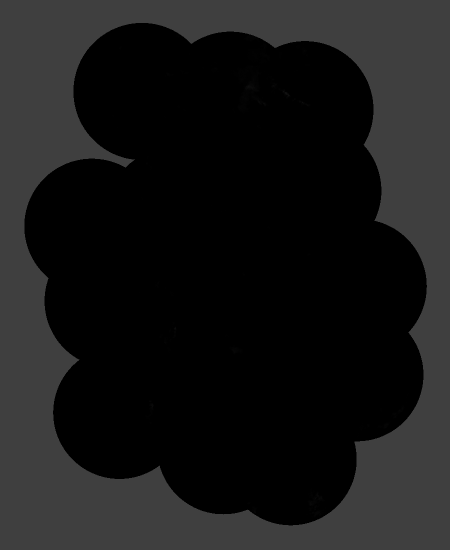
#> input picture opticFlow/PNG/scaled_1705140020.png, 900 x 1100 px (shown at 1/2 size)
$ jupyter execute --allow-errors opticFlow.ipynb   (shell and % lines are left out)
#> lines starting #> are read from the running program, lines starting #| are printed output that depends on the picture; after the words box and inside, x2 and y2 are one past the last pixel; in counts of white or black regions, pixels touching at a corner belong together
[cell 1]
from PIL import ImageFont, ImageDraw, Image
import os
import numpy as np
import matplotlib.pyplot as plt
from matplotlib import cm
from matplotlib.pyplot import figure
import cv2 as cv

[cell 2]
def max_contrast(img):

    """

        maximize contrast of images
        also deleting "edges"

    """

    img[img == img[0,0]] = 0

    mi,ma = img.min(),img.max()
    if ma == 0:
        return img

    img -= mi
    img[img == ma -mi] = 0
    ma = img.max()
    img = np.array(((img / ma) * 255),dtype='uint8')
    return img

def binary(img,threshold=5):
    img[img > threshold ] = 255
    img[img <= threshold] = 0
    return img

[cell 3]
path = "PNG"

"""

        Plot difference between two images

"""

fig, axes = plt.subplots(1, 3, figsize=(10, 10),dpi=100, sharex=False, sharey=True)
#> (the rest of this cell did not finish here and is left out)

[cell 4]
def get_files(pwd,pattern=""):

    """

        Read all files from path which match a pattern and return a list with the names

    """
#> called with pwd = 'PNG', pattern = 'scaled_17051.*'

    import re
    files = []
#> files = []
    for file in os.listdir(pwd):
        matches = re.search(pattern, file)
        if matches:
            files.append(matches[0])
    files.sort()
    return files

files = get_files(path,pattern="scaled_17051.*")
#> files = ['scaled_1705140020.png', 'scaled_1705140035.png', 'scaled_1705140040.png']

def show_series(function):

    """

        shows a series of images,
        function should return images

    """

    windowname = 'OpenCvFrame'
    cv.namedWindow(windowname)
    cv.moveWindow(windowname,2600,40)
    ret = True

    while(ret):
        for file in files:
            frame = function(file)
            cv.imshow(windowname, frame)

            if cv.waitKey(25) & 0XFF == ord('q'):
                ret = False
                break
#> this loop made 1 pass; (key q is pressed on pass 1)
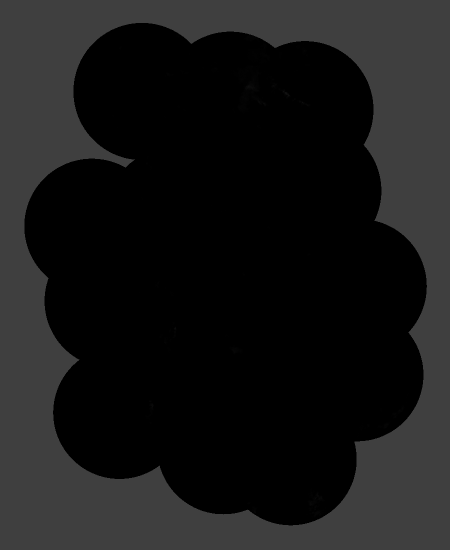
#> input picture opticFlow/PNG/scaled_1705140020.png, 900 x 1100 px (shown at 1/2 size)
#> pass 1, in max_contrast, `img -= mi`:
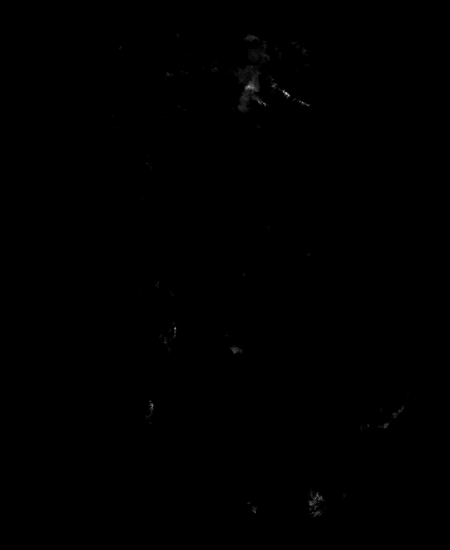
#> img: shape (1100, 900) (shown at 1/2 size); min 0, max 23, mean 0; drawn with min black and max white
#> pass 1, in bbox, `frame = binary(frame)`:
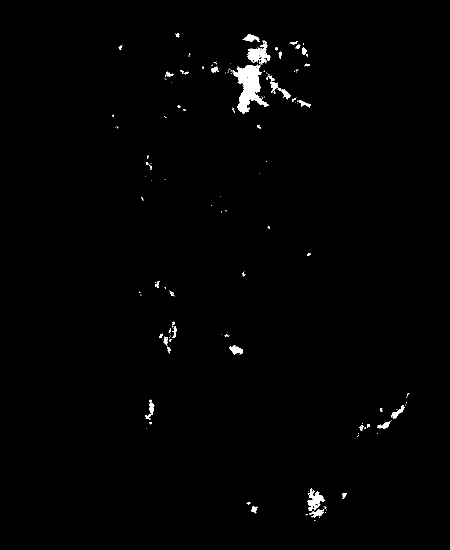
#> frame: shape (1100, 900) (shown at 1/2 size); 0.9% white; 147 white regions (101 under 20 px), largest, box (x1, y1, x2, y2) and area: (465, 129, 537, 227) 3231, (495, 81, 541, 129) 1021, (615, 977, 650, 1022) 724
#> pass 1, in bbox, `frame = bounding_box(frame,label,original=original,threshold = 100)`:
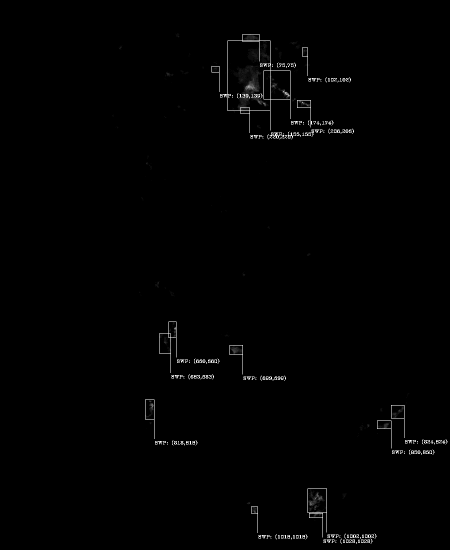
#> frame: shape (1100, 900) (shown at 1/2 size); min 0, max 255, mean 1.9


    cv.destroyAllWindows()
